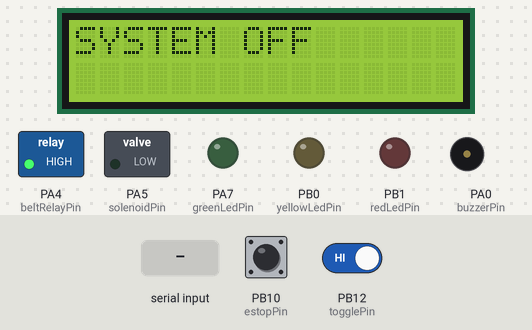
A sketch run on a simulated STM32 Blue Pill. On the bench: 16×2 character LCD, switched loads named in the sketch (green lamp = pin HIGH), output pins drawn as LEDs (lit = HIGH), buzzer (waves = sounding). Dashed ring = blinking. The inputs (shaded band) are chosen by the test bench; at power-on: PB10 (estopPin) HIGH, PB12 (togglePin) HIGH.

Above: at 2.0 s.
2.1 s: PB10 (estopPin) pulled LOW for 0.15 s
At 2.7 s:
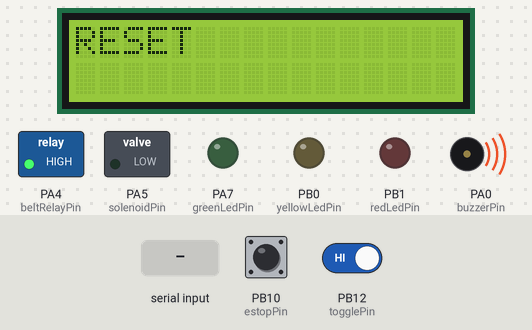
4.3 s: PB12 (togglePin) driven LOW
At 5.8 s:
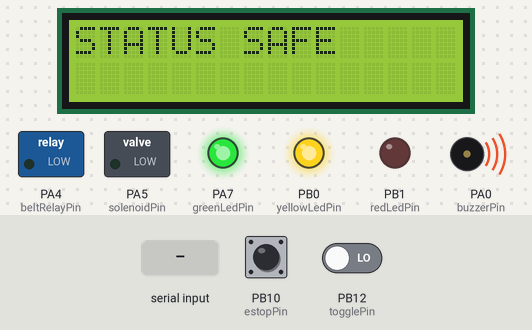
6.1 s: PB10 (estopPin) pulled LOW for 1 s
At 6.24 s:
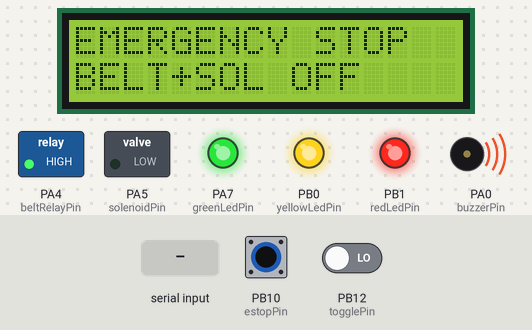
8.6 s: "1" received over Serial
At 8.85 s:
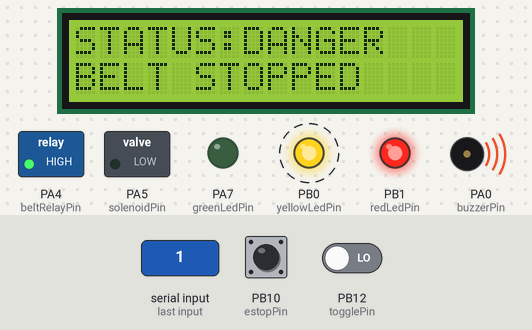
10.5 s: "0" received over Serial
At 10.58 s:
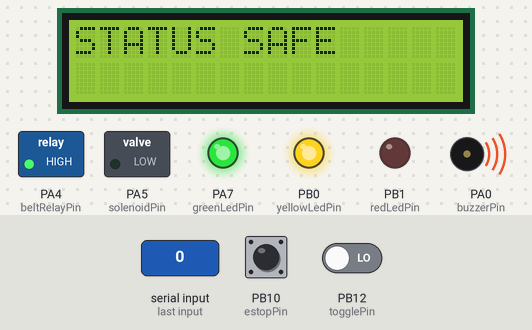
12.1 s: "1" received over Serial
At 12.95 s:
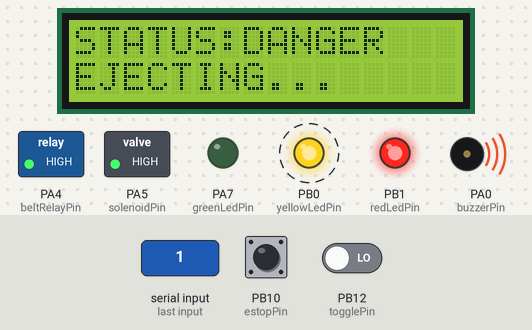
Timing chart, 0 to 16.1 s (numbered marks = the images above; inputs shaded):
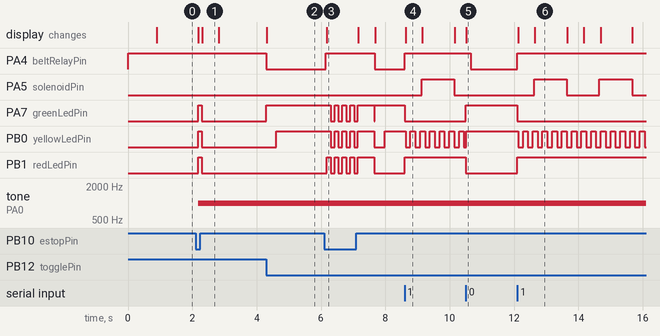

Measured:
- after the input at 2.1 s, PA7 (greenLedPin), PB0 (yellowLedPin), PB1 (redLedPin): LOW → HIGH after 0.08 s, → LOW 0.12 s later; tone on PA0 (buzzerPin): silent → 1000 Hz after 0.08 s; the display: first changes after 0.08 s (image 1 shows a later state)
- after the input at 4.3 s, PA4 (beltRelayPin): HIGH → LOW at once; PA7 (greenLedPin): LOW → HIGH at once; PB0 (yellowLedPin): LOW → HIGH after 0.31 s; the display: changes at once (image 2)
- after the input at 6.1 s, PA4 (beltRelayPin): LOW → HIGH after 0.05 s, → LOW 1.5 s later; PA7 (greenLedPin): goes 3 × (LOW 0.12 s, HIGH 0.12 s), LOW 0.12 s, HIGH 0.51 s, LOW 0.01 s, then HIGH, starting after 0.20 s
- after the input at 8.6 s, PA4 (beltRelayPin), PB1 (redLedPin): LOW → HIGH at once; PA5 (solenoidPin): LOW → HIGH after 0.53 s, → LOW 1.0 s later; PA7 (greenLedPin): HIGH → LOW at once; PB0 (yellowLedPin): alternates HIGH for 0.15 s and LOW for 0.15 s, starting at once; the display: changes at once (image 4)
- after the input at 10.5 s, PA4 (beltRelayPin): HIGH → LOW after 0.15 s; PA5 (solenoidPin): stays LOW (without the input it goes to HIGH after 0.65 s); PA7 (greenLedPin): LOW → HIGH at once; PB1 (redLedPin): HIGH → LOW at once; the display: changes at once (image 5)
- after the input at 12.1 s, PA4 (beltRelayPin): LOW → HIGH at once; PA5 (solenoidPin): alternates HIGH for 1.0 s and LOW for 1.0 s, starting after 0.53 s
- what the display in image 1 shows lasts 0.5 s, from 2.3 s to 2.8 s

The sketch:

STM32_Code.ino
```cpp
#include <Wire.h>
#include <LiquidCrystal_I2C.h>

// ===== PINS =====
const int togglePin       = PB12;
const int estopPin        = PB10;

LiquidCrystal_I2C lcd(0x27, 16, 2);

const int beltRelayPin    = PA4;   // NC relay: LOW = motor ON, HIGH = motor OFF
const int solenoidPin     = PA5;   // NO solenoid: HIGH = ON, LOW = OFF

const int redLedPin       = PB1;
const int greenLedPin     = PA7;
const int yellowLedPin    = PB0;
const int buzzerPin       = PA0;

// ===== SOLENOID TIMING =====
const unsigned long BELT_STOP_DELAY     = 500;
const unsigned long SOLENOID_EXTEND_MS  = 1000;
const unsigned long SOLENOID_RETRACT_MS = 500;

// ===== STATES =====
bool systemOn     = false;
bool dangerActive = false;
bool estopActive  = false;

enum SolenoidState { SOL_IDLE, SOL_WAITING, SOL_EXTENDED, SOL_RETRACTING };
SolenoidState solState = SOL_IDLE;
unsigned long solTimer = 0;

// ===== HELPERS =====
void motorOn()     { digitalWrite(beltRelayPin, LOW);  }  // NC: LOW = motor ON
void motorOff()    { digitalWrite(beltRelayPin, HIGH); }  // NC: HIGH = motor OFF
void solenoidOn()  { digitalWrite(solenoidPin, HIGH);  }  // NO: HIGH = extended
void solenoidOff() { digitalWrite(solenoidPin, LOW);   }  // NO: LOW = retracted

// ===== SETUP =====
void setup() {
  pinMode(buzzerPin, OUTPUT);
  digitalWrite(buzzerPin, LOW);

  pinMode(solenoidPin, OUTPUT);
  solenoidOff();

  Serial.begin(9600);

  pinMode(togglePin, INPUT_PULLUP);
  pinMode(estopPin,  INPUT_PULLUP);

  pinMode(beltRelayPin,  OUTPUT);
  pinMode(redLedPin,     OUTPUT);
  pinMode(greenLedPin,   OUTPUT);
  pinMode(yellowLedPin,  OUTPUT);

  motorOff();

  lcd.init();
  lcd.backlight();
  lcd.print("SYSTEM READY");
  delay(800);

  systemOff();
}

// ===== LOOP =====
void loop() {
  checkEStop();

  if (estopActive) {
    blinkAllFast();
    return;
  }

  checkToggle();

  if (systemOn) {
    handleSerial();
    handleSolenoidFSM();
    blinkYellow();

    if (dangerActive) {
      dangerBuzzerPattern();
    }
  }
}

// ===== E-STOP =====
void checkEStop() {
  static unsigned long t = 0;
  static bool last = HIGH;

  bool r = digitalRead(estopPin);
  if (r != last) t = millis();

  if (millis() - t > 50) {
    if (r == LOW && !estopActive)
      activateEStop();

    if (r == HIGH && estopActive) {
      estopActive = false;
      lcd.clear();
      lcd.print("RESET");
      delay(500);
      systemOff();
    }
  }
  last = r;
}

void activateEStop() {
  estopActive  = true;
  systemOn     = false;
  dangerActive = false;
  solState     = SOL_IDLE;

  motorOff();
  solenoidOff();
  noTone(buzzerPin);

  lcd.clear();
  lcd.print("EMERGENCY STOP");
  lcd.setCursor(0,1);
  lcd.print("BELT+SOL OFF");
}

// ===== TOGGLE =====
void checkToggle() {
  if (digitalRead(togglePin) == LOW && !systemOn) {
    systemOn = true;
    activateSafe();
    delay(300);
  }

  if (digitalRead(togglePin) == HIGH && systemOn) {
    systemOn = false;
    systemOff();
  }
}

// ===== SERIAL =====
void handleSerial() {
  if (Serial.available()) {
    char c = Serial.read();
    if (c == '1') activateDanger();
    if (c == '0') activateSafe();
  }
}

// ===== DANGER MODE =====
void activateDanger() {
  if (estopActive || dangerActive) return;

  dangerActive = true;

  motorOff();
  digitalWrite(redLedPin, HIGH);
  digitalWrite(greenLedPin, LOW);

  lcd.clear();
  lcd.print("STATUS:DANGER");
  lcd.setCursor(0,1);
  lcd.print("BELT STOPPED");

  solState = SOL_WAITING;
  solTimer = millis();
}

// ===== SAFE MODE =====
void activateSafe() {
  if (estopActive) return;

  dangerActive = false;
  solenoidOff();

  if (solState == SOL_IDLE) {
    motorOn();
  }

  digitalWrite(redLedPin, LOW);
  digitalWrite(greenLedPin, HIGH);
  noTone(buzzerPin);

  lcd.clear();
  lcd.print("STATUS SAFE");
}

// ===== SOLENOID FSM =====
void handleSolenoidFSM() {
  switch (solState) {

    case SOL_IDLE:
      break;

    case SOL_WAITING:
      if (millis() - solTimer >= BELT_STOP_DELAY) {
        solenoidOn();
        lcd.setCursor(0,1);
        lcd.print("EJECTING...   ");
        solState = SOL_EXTENDED;
        solTimer = millis();
      }
      break;

    case SOL_EXTENDED:
      if (millis() - solTimer >= SOLENOID_EXTEND_MS) {
        solenoidOff();
        lcd.setCursor(0,1);
        lcd.print("RETRACTED     ");
        solState = SOL_RETRACTING;
        solTimer = millis();
      }
      break;

    case SOL_RETRACTING:
      if (millis() - solTimer >= SOLENOID_RETRACT_MS) {
        if (dangerActive && !estopActive) {
          solState = SOL_WAITING;
          solTimer = millis();
          lcd.setCursor(0,1);
          lcd.print("RETRYING...   ");
        } else {
          solState = SOL_IDLE;
          if (!estopActive) {
            motorOn();
            lcd.clear();
            lcd.print("STATUS SAFE");
          }
        }
      }
      break;
  }
}

// ===== SYSTEM OFF =====
void systemOff() {
  dangerActive = false;
  solState = SOL_IDLE;

  motorOff();
  solenoidOff();
  digitalWrite(redLedPin, LOW);
  digitalWrite(greenLedPin, LOW);
  digitalWrite(yellowLedPin, LOW);

  noTone(buzzerPin);

  lcd.clear();
  lcd.print("SYSTEM OFF");
}

// ===== YELLOW BLINK =====
void blinkYellow() {
  static unsigned long t;

  if (dangerActive && millis() - t > 150) {
    t = millis();
    digitalWrite(yellowLedPin, !digitalRead(yellowLedPin));
  }

  if (!dangerActive)
    digitalWrite(yellowLedPin, HIGH);
}

// ===== DANGER BUZZER PATTERN =====
void dangerBuzzerPattern() {
  static unsigned long t;
  static bool state = false;

  if (millis() - t > 300) {
    t = millis();
    state = !state;
    if (state) tone(buzzerPin, 1000);
    else       noTone(buzzerPin);
  }
}

// ===== ESTOP BLINK =====
void blinkAllFast() {
  static unsigned long t;

  if (millis() - t > 120) {
    t = millis();
    bool s = !digitalRead(redLedPin);
    digitalWrite(redLedPin, s);
    digitalWrite(greenLedPin, s);
    digitalWrite(yellowLedPin, s);
    if (s) tone(buzzerPin, 1000);
    else   noTone(buzzerPin);
  }
}
```
